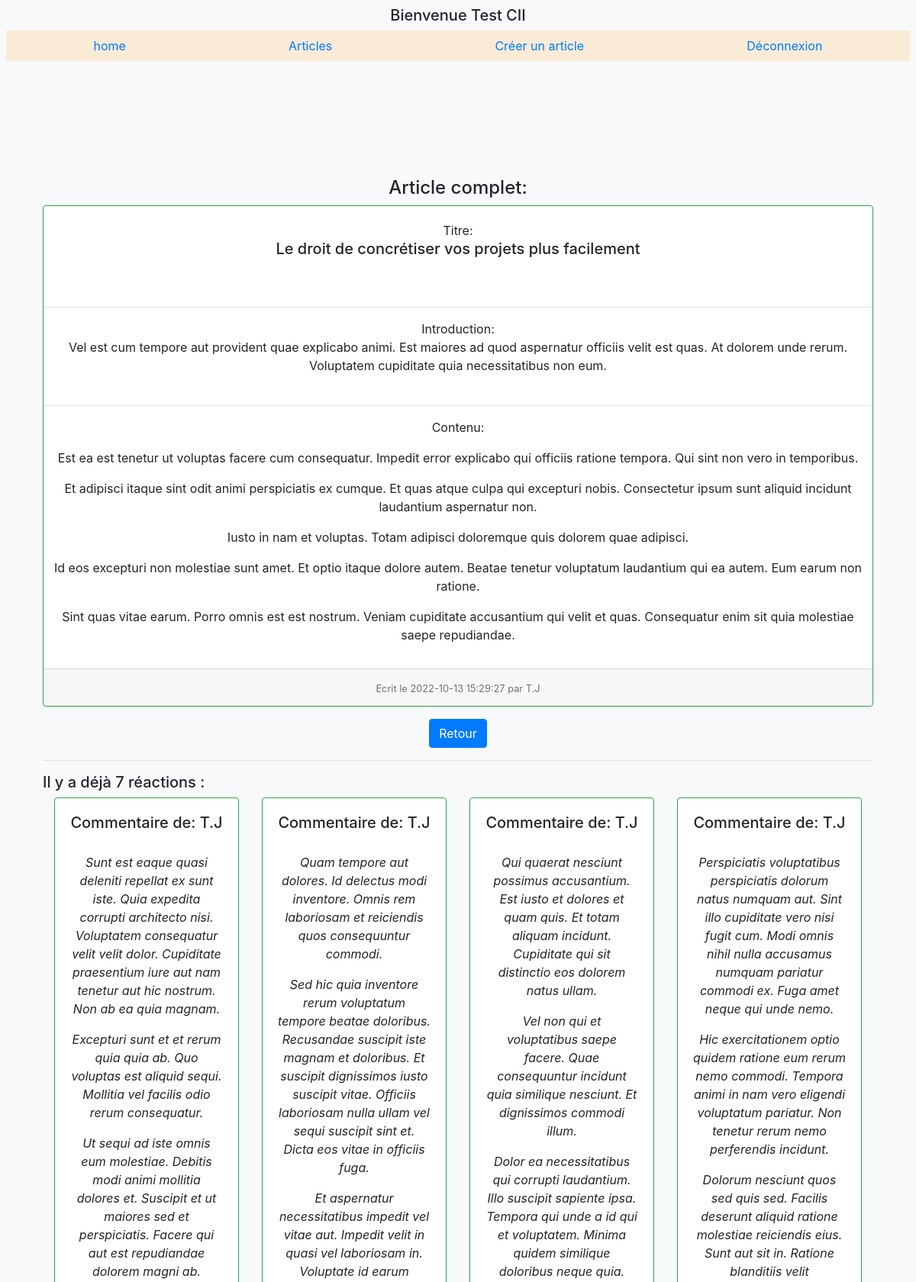
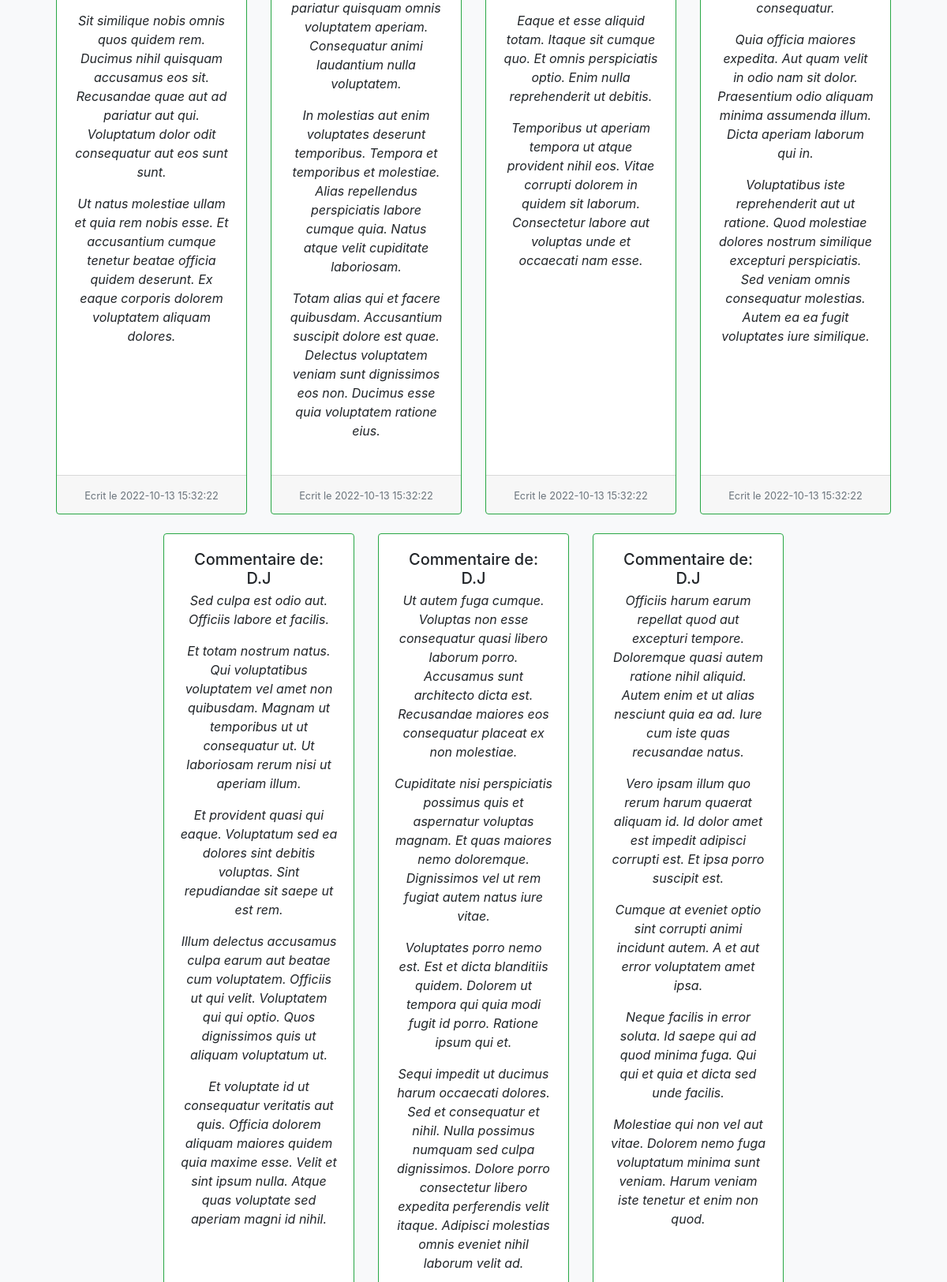
The app's page /front/src/controllers/articles/article.php?id=128 (signed in, upper part) with its own data (2 pictures, top to bottom).
### tables this page shows
CREATE TABLE `articles` (
  `id` int NOT NULL AUTO_INCREMENT,
  `author` varchar(255) DEFAULT NULL,
  `title` varchar(255) NOT NULL,
  `introduction` text NOT NULL,
  `content` text NOT NULL,
  `created_at` datetime NOT NULL,
  PRIMARY KEY (`id`)
);

CREATE TABLE `comments` (
  `id` int NOT NULL AUTO_INCREMENT,
  `author` varchar(255) NOT NULL,
  `content` text NOT NULL,
  `created_at` datetime NOT NULL,
  `article_id` int NOT NULL,
  PRIMARY KEY (`id`),
  KEY `FK_ARTICLES` (`article_id`)
);

### front/src/controllers/articles/article.php (called while the page is built, shortened)
<?php
$article_id = null;
if (!empty($_GET['id']) && ctype_digit($_GET['id'])) {
    $article_id = $_GET['id'];
}
$pdo = Database::connect();
$pdo->setAttribute(PDO::ATTR_ERRMODE, PDO::ERRMODE_EXCEPTION);
$query = $pdo->prepare("SELECT * FROM articles WHERE id = :article_id");
$query->execute(['article_id' => $article_id]);
$article = $query->fetch();
$query = $pdo->prepare("SELECT * FROM comments WHERE article_id = :article_id ORDER BY created_at DESC ");
$query->execute(['article_id' => $article_id]);
$commentaires = $query->fetchAll();
require('../../pages/comments/showComments.html.php');
require('../../layout/layout.html.php');

### front/src/pages/comments/showComments.html.php (the view, shortened to what this page needs)
<div class="mt-5  mr-2 ml-2 p-5">
    <h4 class="text-center">Article complet:</h4>
    <div class="card h-100 border-success text-center">
        <div class="card-body">Titre:
            <h5 class="card-title" style="height:5vh"><?= $article['title'] ?></h5>
        </div>
        <hr>
        <div class="card-text mb-2">Introduction:
            <p><?= $article['introduction'] ?></p>
        </div>
        <hr>
        <blockquote>Contenu:
            <p><?= $article['content'] ?></p>
        </blockquote>
        <div class="card-footer">
            <small class="text-muted">Ecrit le <?= $article['created_at'] ?>
                <?php if (!empty($article['author'])) : ?>
                    <span class="help-inline"><?php echo " par " . $article['author']; ?></span>
                <?php endif; ?>
            </small>
        </div>
    </div>
    <div class="d-flex justify-content-center my-3">
        <a class="btn btn-primary" href="../../../../front/src/controllers/articles/listArticles.php">Retour</a>
    </div>
    <?php if (count($commentaires) === 0) : ?>
        <hr class="mt-2;mb-2">
        <h5 class="mt-3">Il n'y a pas encore de commentaires pour cet article</h5>
    <?php else : ?>
        <hr class="mt-2;mb-2">
        <h5 class="mt-3">Il y a déjà <?= count($commentaires) ?> réactions : </h5>
        <div class="card-group text-center justify-content-center">
            <?php foreach ($commentaires as $commentaire) : ?>
                <div class="col-md-3 mb-4">
                    <div class="card h-100 border-success">
                        <div class="card-body">
                            <h5 class="card-title" style="height:5vh">Commentaire de: <?= $commentaire['author'] ?></h5>
                            <blockquote>
                                <em><?= $commentaire['content'] ?></em>
                            </blockquote>
                        </div>
                        <div class="card-footer">
                            <small class="text-muted">Ecrit le <?= $commentaire['created_at'] ?></small>
                        </div>
                    </div>
                </div>
            <?php endforeach ?>
        </div>
    <?php endif ?>
</div>

### records on screen
articles: title "Le droit de concrétiser vos projets plus facilement", introduction "Vel est cum tempore aut provident quae explicabo animi. Est maiores ad quod aspernatur officiis velit est quas. At dolorem unde rerum. Voluptatem cupiditate quia necessitatibus non eum.", content "Est ea est tenetur ut voluptas facere cum consequatur. Impedit error explicabo qui officiis ratione tempora. Qui sint non vero in temporibus. Et adipisci itaque sint odit animi perspiciatis ex cumque. Et quas atque culpa qui excepturi nobis. Consectetur ipsum sunt aliquid incidunt laudantium aspernatur non. Iusto in nam et voluptas. Totam adipisci doloremque quis dolorem quae adipisci. Id eos excepturi non molestiae sunt amet. Et optio itaque dolore autem. Beatae tenetur voluptatum laudantium qui ea autem. Eum earum non ratione. Sint quas vitae earum. Porro omnis est est nostrum. Veniam cupiditate accusantium qui velit et quas. Consequatur enim sit quia molestiae saepe repudiandae.", created_at "2022-10-13 15:29:27", author "T.J"
comments: author "T.J", content "Sunt est eaque quasi deleniti repellat ex sunt iste. Quia expedita corrupti architecto nisi. Voluptatem consequatur velit velit dolor. Cupiditate praesentium iure aut nam tenetur aut hic nostrum. Non ab ea quia magnam. Excepturi sunt et et rerum quia quia ab. Quo voluptas est aliquid sequi. Mollitia vel facilis odio rerum consequatur. Ut sequi ad iste omnis eum molestiae. Debitis modi animi mollitia dolores et. Suscipit et ut maiores sed et perspiciatis. Facere qui aut est repudiandae dolorem magni ab. Sit similique nobis omnis quos quidem rem. Ducimus nihil quisquam accusamus eos sit. Recusandae quae aut ad pariatur aut qui. Voluptatum dolor odit consequatur aut eos sunt sunt. Ut natus…", created_at "2022-10-13 15:32:22"
comments: author "T.J", content "Quam tempore aut dolores. Id delectus modi inventore. Omnis rem laboriosam et reiciendis quos consequuntur commodi. Sed hic quia inventore rerum voluptatum tempore beatae doloribus. Recusandae suscipit iste magnam et doloribus. Et suscipit dignissimos iusto suscipit vitae. Officiis laboriosam nulla ullam vel sequi suscipit sint et. Dicta eos vitae in officiis fuga. Et aspernatur necessitatibus impedit vel vitae aut. Impedit velit in quasi vel laboriosam in. Voluptate id earum pariatur quisquam omnis voluptatem aperiam. Consequatur animi laudantium nulla voluptatem. In molestias aut enim voluptates deserunt temporibus. Tempora et temporibus et molestiae. Alias repellendus perspiciatis labore…", created_at "2022-10-13 15:32:22"
comments: author "T.J", content "Qui quaerat nesciunt possimus accusantium. Est iusto et dolores et quam quis. Et totam aliquam incidunt. Cupiditate qui sit distinctio eos dolorem natus ullam. Vel non qui et voluptatibus saepe facere. Quae consequuntur incidunt quia similique nesciunt. Et dignissimos commodi illum. Dolor ea necessitatibus qui corrupti laudantium. Illo suscipit sapiente ipsa. Tempora qui unde a id qui et voluptatem. Minima quidem similique doloribus neque quia. Eaque et esse aliquid totam. Itaque sit cumque quo. Et omnis perspiciatis optio. Enim nulla reprehenderit ut debitis. Temporibus ut aperiam tempora ut atque provident nihil eos. Vitae corrupti dolorem in quidem sit laborum. Consectetur labore aut…", created_at "2022-10-13 15:32:22"
comments: author "T.J", content "Perspiciatis voluptatibus perspiciatis dolorum natus numquam aut. Sint illo cupiditate vero nisi fugit cum. Modi omnis nihil nulla accusamus numquam pariatur commodi ex. Fuga amet neque qui unde nemo. Hic exercitationem optio quidem ratione eum rerum nemo commodi. Tempora animi in nam vero eligendi voluptatum pariatur. Non tenetur rerum nemo perferendis incidunt. Dolorum nesciunt quos sed quis sed. Facilis deserunt aliquid ratione molestiae reiciendis eius. Sunt aut sit in. Ratione blanditiis velit consequatur. Quia officia maiores expedita. Aut quam velit in odio nam sit dolor. Praesentium odio aliquam minima assumenda illum. Dicta aperiam laborum qui in. Voluptatibus iste reprehenderit…", created_at "2022-10-13 15:32:22"
comments: author "D.J", content "Sed culpa est odio aut. Officiis labore et facilis. Et totam nostrum natus. Qui voluptatibus voluptatem vel amet non quibusdam. Magnam ut temporibus ut ut consequatur ut. Ut laboriosam rerum nisi ut aperiam illum. Et provident quasi qui eaque. Voluptatum sed ea dolores sint debitis voluptas. Sint repudiandae sit saepe ut est rem. Illum delectus accusamus culpa earum aut beatae cum voluptatem. Officiis ut qui velit. Voluptatem qui qui optio. Quos dignissimos quis ut aliquam voluptatum ut. Et voluptate id ut consequatur veritatis aut quis. Officia dolorem aliquam maiores quidem quia maxime esse. Velit et sint ipsum nulla. Atque quas voluptate sed aperiam magni id nihil."
comments: author "D.J", content "Ut autem fuga cumque. Voluptas non esse consequatur quasi libero laborum porro. Accusamus sunt architecto dicta est. Recusandae maiores eos consequatur placeat ex non molestiae. Cupiditate nisi perspiciatis possimus quis et aspernatur voluptas magnam. Et quas maiores nemo doloremque. Dignissimos vel ut rem fugiat autem natus iure vitae. Voluptates porro nemo est. Est et dicta blanditiis quidem. Dolorem ut tempora qui quia modi fugit id porro. Ratione ipsum qui et. Sequi impedit ut ducimus harum occaecati dolores. Sed et consequatur et nihil. Nulla possimus numquam sed culpa dignissimos. Dolore porro consectetur libero expedita perferendis velit itaque. Adipisci molestias omnis eveniet nihil…"
comments: author "D.J", content "Officiis harum earum repellat quod aut excepturi tempore. Doloremque quasi autem ratione nihil aliquid. Autem enim et ut alias nesciunt quia ea ad. Iure cum iste quas recusandae natus. Vero ipsam illum quo rerum harum quaerat aliquam id. Id dolor amet est impedit adipisci corrupti est. Et ipsa porro suscipit est. Cumque at eveniet optio sint corrupti animi incidunt autem. A et aut error voluptatem amet ipsa. Neque facilis in error soluta. Id saepe qui ad quod minima fuga. Qui qui et quia et dicta sed unde facilis. Molestiae qui non vel aut vitae. Dolorem nemo fuga voluptatum minima sunt veniam. Harum veniam iste tenetur et enim non quod."

### other values on screen
$_SESSION["username"] "Test CII"
count($commentaires) "7"
